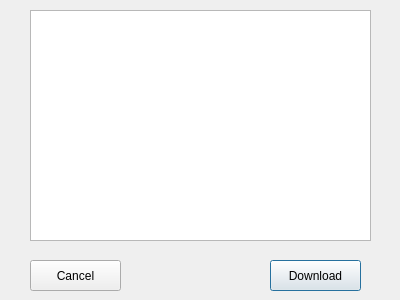
<?xml version="1.0" encoding="UTF-8"?>
<ui version="4.0">
 <class>DownloadFileDialog</class>
 <widget class="QDialog" name="DownloadFileDialog">
  <property name="geometry">
   <rect>
    <x>0</x>
    <y>0</y>
    <width>400</width>
    <height>300</height>
   </rect>
  </property>
  <property name="windowTitle">
   <string>Dialog</string>
  </property>
  <widget class="QListView" name="listView">
   <property name="geometry">
    <rect>
     <x>30</x>
     <y>10</y>
     <width>341</width>
     <height>231</height>
    </rect>
   </property>
  </widget>
  <widget class="QPushButton" name="downloadButton">
   <property name="geometry">
    <rect>
     <x>270</x>
     <y>260</y>
     <width>91</width>
     <height>31</height>
    </rect>
   </property>
   <property name="text">
    <string>Download</string>
   </property>
  </widget>
  <widget class="QPushButton" name="cancelButton">
   <property name="geometry">
    <rect>
     <x>30</x>
     <y>260</y>
     <width>91</width>
     <height>31</height>
    </rect>
   </property>
   <property name="text">
    <string>Cancel</string>
   </property>
  </widget>
 </widget>
 <resources/>
 <connections/>
</ui>
